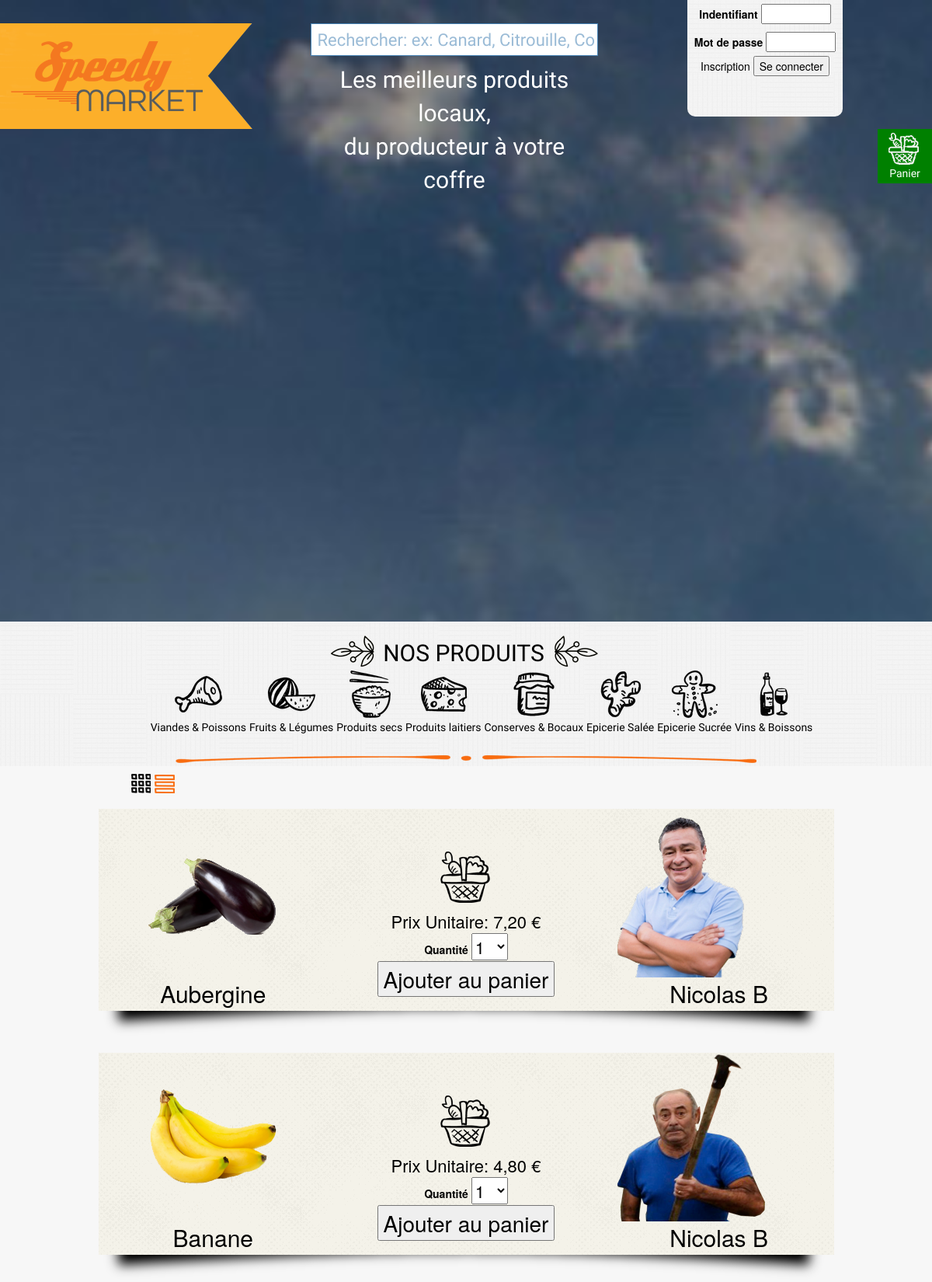
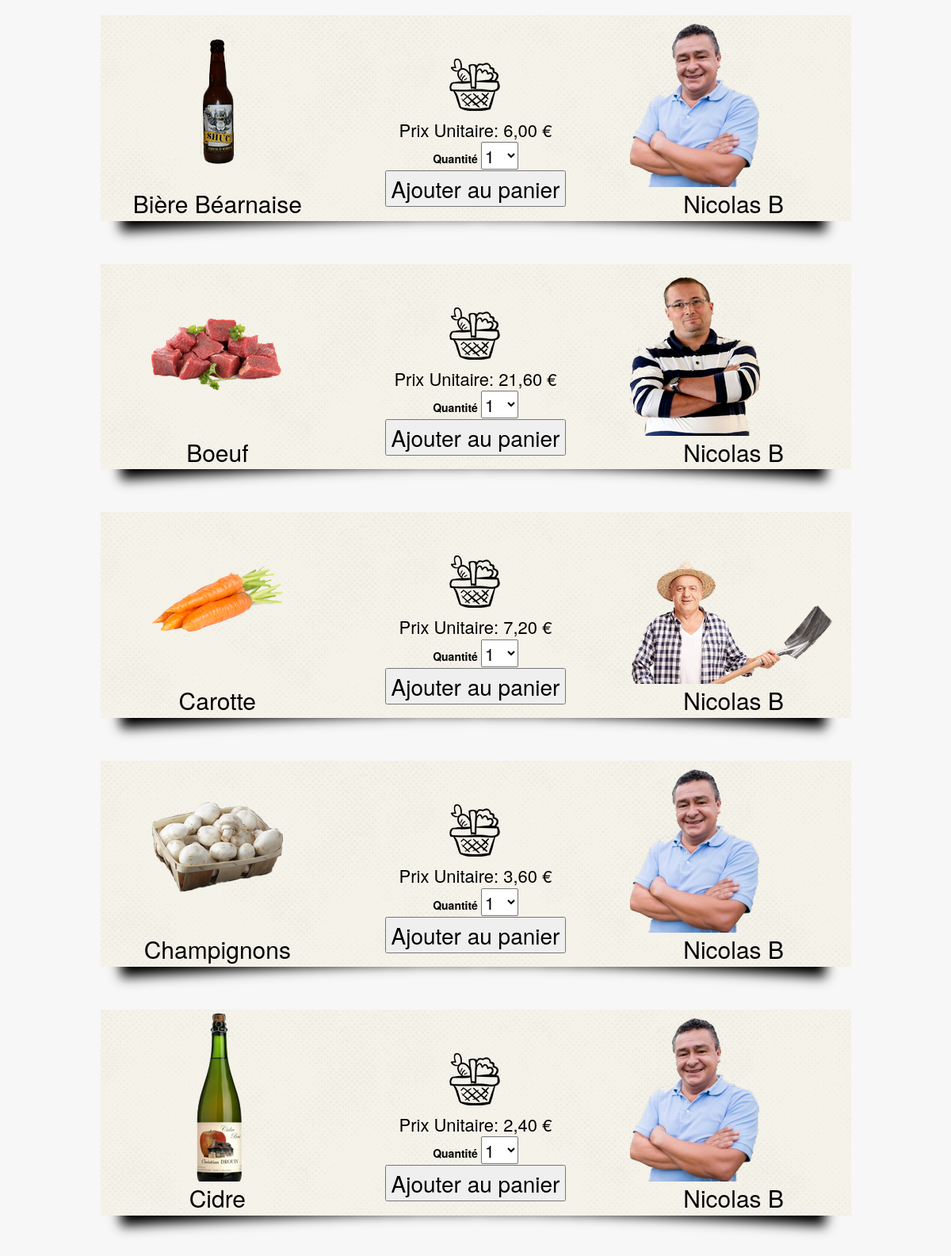
The page / (upper part) on the database its author committed (2 pictures, top to bottom).
### tables this page shows
CREATE TABLE IF NOT EXISTS `tb_article` (
  `codeA` varchar(25) NOT NULL,
  `libelleA` varchar(25) DEFAULT NULL,
  `descriptionA` varchar(200) DEFAULT NULL,
  `qtestockA` float DEFAULT NULL,
  `prixhtA` float NOT NULL,
  `photoA` varchar(100) DEFAULT NULL,
  `label` varchar(100) DEFAULT NULL,
  `code` varchar(25) DEFAULT NULL,
  PRIMARY KEY (`codeA`),
  KEY `FK_tb_article_code` (`code`)
);

### inc/class/Article.class.php (called while the page is built, shortened)
<?php
class Article {
    private $_codeA;
    private $_libelleA;
    private $_qtestockA;
    private $_prixhtA;
    private $_photoA;
    public function codeA() {
        return $this->_codeA;
    }
    public function libelleA() {
        return $this->_libelleA;
    }
    public function qtestockA() {
        return $this->_qtestockA;
    }
    public function prixhtA() {
        return $this->_prixhtA;
    }
    public function photoA() {
        return $this->_photoA;
    }
    public function setCodeA($codeA) {
        $this->_codeA = $codeA;
    }
    public function setLibelleA($libelleA) {
        $this->_libelleA = $libelleA;
    }
    public function setQtestockA($qtestockA) {
        $this->_qtestockA = $qtestockA;
    }
    public function setPrixhtA($prixhtA) {
        $this->_prixhtA = $prixhtA;
    }
    public function setPhotoA($photoA) {
        $this->_photoA = $photoA;
    }
}

### inc/functions.php (called while the page is built, shortened)
<?php
function formatPrice($number) {
   $fmt = number_format($number, 2, ',', ' ');
    return $fmt;
}

### inc/class/ArticleManager.class.php (the view, shortened to what this page needs)
<?php
class ArticleManager {
    public static function getList() {
        $pdo = Dbconnect::getInstance();
        $articles = [];
        $q = $pdo->query('SELECT codeA, libelleA, descriptionA, qtestockA, prixhtA, photoA, label, code FROM tb_article ORDER BY libelleA LIMIT 50');
        while ($donnees = $q->fetch(PDO::FETCH_ASSOC)) {
            $articles[] = new Article($donnees);
        }
        return $articles;
    }
    public static function afficherArticle(Article $article) {
        $prixTtc = (($article->prixhtA()) * _TVA_20);
        $prixFormat = formatPrice($prixTtc);
        $nomArticle = $article->libelleA();
        $stock = $article->qtestockA();
        $codeA = $article->codeA();
        $photoA = $article->photoA();
        $rand = rand(1 , 5);
        if (!null == $photoA) {
        echo "
            <article>
                <div class='row'>
                    <div class='col-lg-4 tal'>
                        <img src='img/produits/$photoA' alt=''/>
                        <div class='nom_produit'>$nomArticle</div>
                    </div>
                    <div class='col-lg-4 tal'>
                        <img class='panier' src='img/panier.png' alt=''/>
                        <div class='price'>Prix Unitaire: $prixFormat €</div>
                        <form method='post' action='#' class='add_cart'  name='$codeA'>
                        <input type='hidden' id='codeA' name='codeA' value='$codeA'>
                            <label for='qte' class='qte'>Quantité</label>
                            <select name='qte' id='qte_$codeA' class='quantite'>";
                                for ($i=1; $i <=$stock; $i++) {
                                    echo"<option value ='$i'>$i</option>";
                                }
                                echo "
                            </select>
                            <button type='submit' class='ajouter_panier' id='$codeA'>Ajouter au panier</button>
                        </form>
                    </div>
                    <div class='col-lg-4 tal'>
                        <div class='photo_producteur'><img src='img/producteurs/producteur$rand.png' alt=''/></div>
                        <div class='nom_producteur'>Nicolas B</div>
                    </div>
                </div>
            </article>
            <img class='separator_produit' src='img/shadow.png' alt=''/>";
        }
    }
}

### index.php (shortened to what this page needs)
<?php
if(isset($_POST['article_ajax_requete']))
{
    echo $_POST['article_ajax_requete'];
}
else
{
require_once 'inc/header.php';
?>
<div id="wrapper">
    <div id="page_produits">
        <div id="produits">
            <div class="page_title">
                <img src="img/feuille_l.png" alt=""/><h2>NOS PRODUITS</h2><img src="img/feuille_r.png" alt=""/>
            </div>
            <ul>
                <li>
                    <a href="?cat=VIAPOI_VIA"><img src="img/png64/0306-meat_64.png" alt=""/><p>Viandes & Poissons</p></a>
                </li>
                <li>
                    <a href="?cat=FRULEG_FRU"><img src="img/png64/0104-watermelons_64.png" alt=""/><p>Fruits & Légumes</p></a>
                </li>
                <li>
                    <a href="?cat=VIAPOI_POI"><img src="img/png64/0605-rice-chopsticks_64.png" alt=""/><p>Produits secs</p></a>
                </li>
                <li>
                    <a href="?cat=BOISSO_NON"><img src="img/png64/0506-cheese-wedge_64.png" alt=""/><p>Produits laitiers</p></a>
                </li>
                <li>
                    <a href="?cat=CONBOC_BOC"><img src="img/png64/0105-preserved-food_64.png" alt=""/><p>Conserves & Bocaux</p></a>
                </li>
                <li>
                    <a href="?cat=CONBOC_CON"><img src="img/png64/0106-ginger_64.png" alt=""/><p>Epicerie Salée</p></a>
                </li>
                <li>
                    <a href="?cat=FRULEG_LEG"><img src="img/png64/0206-gingerbread-man_64.png" alt=""/><p>Epicerie Sucrée</p></a>
                </li>
                <li>
                    <a href="?cat=BOISSO_ALC"><img src="img/png64/0305-wine_64.png" alt=""/><p>Vins & Boissons</p></a>
                </li>
            </ul>
            <img src="img/separator_o.png" alt=""/>
        </div>
        <div id="container">
            <div class="grid_list">
                <ul>
                    <li><a href="#"><img src="img/grid.png" alt=""/></a></li>
                    <li><a href="#"><img src="img/list.png" alt=""/></a></li>
                </ul>
            </div>
            <?php
            if (isset($_GET['cat'])) {
            $categorie = htmlspecialchars($_GET['cat']);
            $articles = ArticleManager::getListByCat($categorie);
            } else {
                $articles = ArticleManager::getList();
            }
            foreach ($articles as $key => $article) {
                $ficheArticle = ArticleManager::afficherArticle($article);
            }
            ?>
        </div>
    </div>
</div>
<?php
require_once 'inc/footer.php';
}

### inc/header.php (shortened to what this page needs)
<!DOCTYPE html>
<html lang="">
    <head>
        <link rel="stylesheet" href="css/normalize.css" type="text/css"/>
        <link rel="stylesheet" href="js/vegas/vegas.min.css">
        <link rel="stylesheet" href="https://maxcdn.bootstrapcdn.com/bootstrap/3.3.6/css/bootstrap.min.css">
        <link rel="stylesheet" href="css/style.css">
    </head>
    <body>
        <header class="row">
            <div id="logo" class="col-lg-3">
                <a href="#"><img src="img/logo.png" alt="Logo Speedy Market"/></a>
            </div>
            <div id="search_bar" class="col-lg-4 col-lg-offset-1">
                <input type="text" autofocus="" value="" placeholder=" Rechercher: ex: Canard, Citrouille, Courgettes" style="border:solid 1px steelblue; color:steelblue;" />
                <span id="slogan">Les meilleurs produits locaux,<br/>du producteur à votre coffre</span>
            </div>
            <div class ="col-lg-2 col-lg-offset-1 connect">
                <form method="post" action="#">
                    <div class ='row'>
                        <label for="login" class='login'>Indentifiant</label>
                        <input type='text' name='login' id='login' class='login_input'>
                    </div>
                    <div class ='row'>
                        <label for='password' class='password'>Mot de passe</label>
                        <input type='password' id='password' name='password' class='login_password'>
                    </div>
                    <div class ='row'>
                    <a href="#" class='register'>Inscription</a>
                        <input type='submit' value='Se connecter' class='login_submit'>
                    </div>
                </form>
            </div>
        </header>
        <div id="homeslider"></div>
        <div id="label">
            <ul>
                <li class="firstanimation">
                </li>
                <li class="secondanimation">
                </li>
                <li class="thirdanimation">
                </li>
            </ul>
        </div>
        <div id="panier">
            <div id="panier_ico" class="show2"><img src="img/header_icon_cart.png">Panier</div>
        </div>

### inc/footer.php (shortened to what this page needs)
    </body>
</html>

### css/style.css (style rules this page uses)
body { color: #fff; height: 100%; width: 100%; margin: 0; padding: 0; }
html { height: 100%; width: 100%; margin: 0; padding: 0; }
a, a:visited, a:active { color: #fff; text-decoration: none; outline: 0; }
#homeslider { position: relative; background: #f7f7f7 url("../img/sm_background_proximite_01.jpg") no-repeat 0 0 fixed; background-size:cover; width: 100%; height: 100%; z-index:-10; }
header { position: absolute; top: 0; left: 0; width: 100%; height: 166px; padding-top: 30px; z-index: 50; }
#logo { margin-left: 0; }
#search_bar input { font-family: 'Indie Flower', cursive; background: #fff none repeat scroll 0 0; height: 42px; font-size: 22px; width: 100%; }
.connect { background: #f0f0f0 url("../img/pw_pattern.png") 0 0 repeat; height: 150px; border-radius: 0 0 10px 10px; color: black; margin-top: -30px; text-align: center; }
.connect a { color: black; }
.login_input, .login_password { width: 90px; margin: 5px 0; }
#slogan { font-family: 'Indie Flower', cursive; position: relative; text-align: center; font-size: 30px; width: 100%; display: block; margin-top: 10px; }
#label { position:absolute; margin-right: -180px; margin-top: -174px; top: 50%; right: 50%; }
#label ul { margin: 0; padding: 0; position: relative; }
#label li { width: 360px; height: 348px; position: absolute; right: -360px; list-style: none; }
#label li.firstanimation { -moz-animation: cycle 9s linear infinite; animation: cycle 9s linear infinite; }
#label li.secondanimation { -moz-animation: cycletwo 9s linear infinite; animation: cycletwo 9s linear infinite; }
#label li.thirdanimation { -moz-animation: cyclethree 9s linear infinite; animation: cyclethree 9s linear infinite; }
#panier { width: 400px; height: 70px; background: #f7f7f7 url("../img/pw_pattern.png") 0 0 repeat; position: fixed; right: -330px; top: 166px; z-index: 2000; }
#panier_ico { font-family: 'Indie Flower', cursive; width: 70px; height: 70px; background-color: green; float: left; padding-top: 5px; text-align: center; }
#wrapper { position: relative; height: auto; width: 100%; }
#wrapper:before { display: block; content: " "; margin-top: -166px; height: 166px; visibility: hidden; }
#page_produits { position: relative; top:100%; display: block; width: 100%; background: #f7f7f7; color: #000; text-align: center; }
#produits { background: #f0f0f0 url("../img/pw_pattern.png") 0 0 repeat; width:100%; }
.page_title, .page_title img, .page_title h2 { font-family: 'Indie Flower', cursive; margin: auto; display: inline-block; }
.page_title h2 { vertical-align: bottom; margin-bottom: 5px; }
#produits ul li, .grid_list ul li { font-family: 'Indie Flower', cursive; display: inline-block; list-style: none; }
#produits ul li p { color: #000; font-size: 14px; }
#container { width: 947px; margin: auto; }
.grid_list { width: 100%; height:25px; }
.grid_list ul li { float: left; }
article { width: 100%; height: auto; background: #f6f6f6 url("../img/halftone.png") 0 0 repeat; margin-top: 20px; }
.tal { text-align: center; }
.nom_produit { font-size: 30px; }
.price, .quantite { font-size: 22px; }
.panier { margin-top: 50px; }
.ajouter_panier { font-size: 28px; position: relative; margin-bottom: 0px; }
.nom_producteur { font-size: 30px; }
.separator_produit { margin: auto; display: block; }

### rows shown on the page
tb_article: photoA (picture), libelleA "Aubergine", prixhtA "7,20", qte "1"
tb_article: photoA (picture), libelleA "Banane", prixhtA "4,80", qte "1"
tb_article: photoA (picture), libelleA "Bière Béarnaise", prixhtA "6,00", qte "1"
tb_article: photoA (picture), libelleA "Boeuf", prixhtA "21,60", qte "1"
tb_article: photoA (picture), libelleA "Carotte", prixhtA "7,20", qte "1"
tb_article: photoA (picture), libelleA "Champignons", prixhtA "3,60", qte "1"
tb_article: photoA (picture), libelleA "Cidre", prixhtA "2,40", qte "1"
